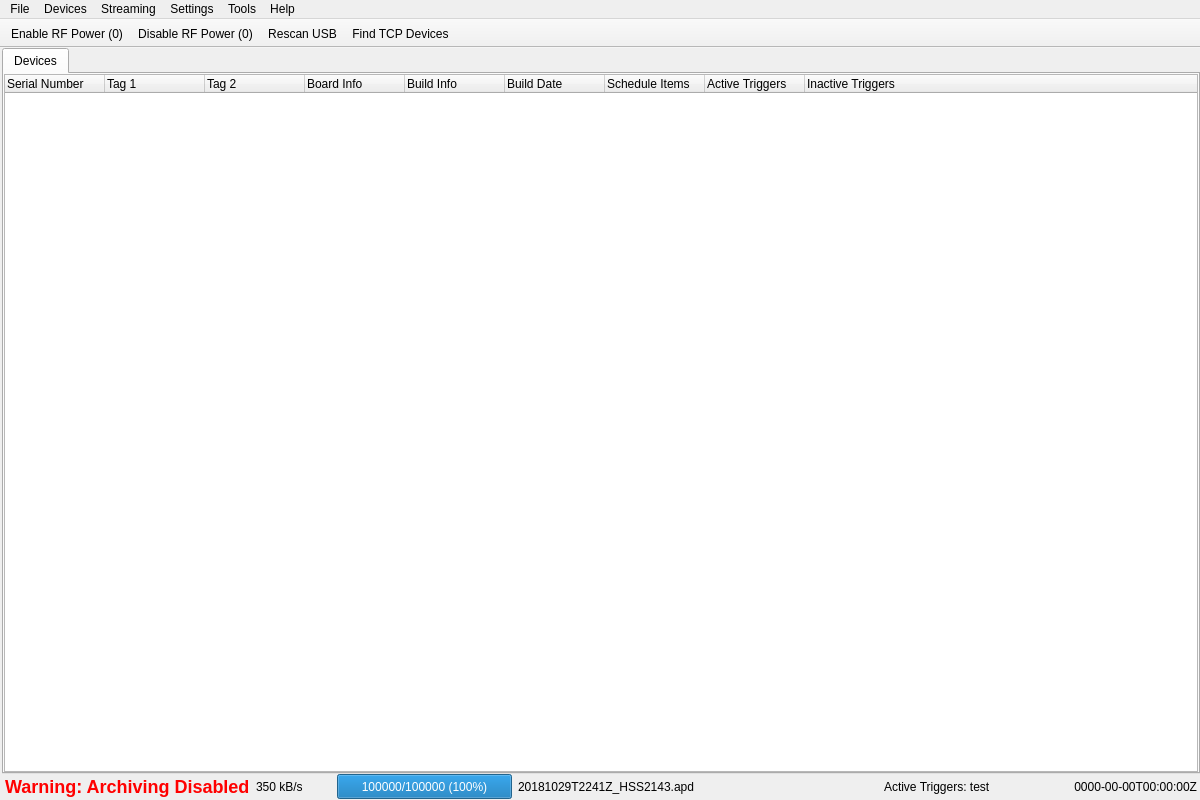
<?xml version="1.0" encoding="UTF-8"?>
<ui version="4.0">
 <class>PlotMainWindow</class>
 <widget class="QMainWindow" name="PlotMainWindow">
  <property name="geometry">
   <rect>
    <x>0</x>
    <y>0</y>
    <width>1200</width>
    <height>800</height>
   </rect>
  </property>
  <property name="windowTitle">
   <string>Acheron</string>
  </property>
  <widget class="QWidget" name="centralwidget">
   <layout class="QVBoxLayout" name="verticalLayout">
    <property name="spacing">
     <number>0</number>
    </property>
    <property name="leftMargin">
     <number>2</number>
    </property>
    <property name="topMargin">
     <number>0</number>
    </property>
    <property name="rightMargin">
     <number>0</number>
    </property>
    <property name="bottomMargin">
     <number>0</number>
    </property>
    <item>
     <widget class="QStackedWidget" name="stackedWidget">
      <property name="currentIndex">
       <number>0</number>
      </property>
      <widget class="QTabWidget" name="tabWidget">
       <widget class="QTreeWidget" name="treeWidget">
        <property name="expandsOnDoubleClick">
         <bool>false</bool>
        </property>
        <attribute name="title">
         <string>Devices</string>
        </attribute>
        <column>
         <property name="text">
          <string>Serial Number</string>
         </property>
        </column>
        <column>
         <property name="text">
          <string>Tag 1</string>
         </property>
        </column>
        <column>
         <property name="text">
          <string>Tag 2</string>
         </property>
        </column>
        <column>
         <property name="text">
          <string>Board Info</string>
         </property>
        </column>
        <column>
         <property name="text">
          <string>Build Info</string>
         </property>
        </column>
        <column>
         <property name="text">
          <string>Build Date</string>
         </property>
        </column>
        <column>
         <property name="text">
          <string>Schedule Items</string>
         </property>
        </column>
        <column>
         <property name="text">
          <string>Active Triggers</string>
         </property>
        </column>
        <column>
         <property name="text">
          <string>Inactive Triggers</string>
         </property>
        </column>
       </widget>
      </widget>
      <widget class="QWidget" name="logoPage">
       <layout class="QVBoxLayout" name="verticalLayout_3" stretch="1,5,1">
        <property name="spacing">
         <number>0</number>
        </property>
        <property name="leftMargin">
         <number>0</number>
        </property>
        <property name="topMargin">
         <number>0</number>
        </property>
        <property name="rightMargin">
         <number>0</number>
        </property>
        <property name="bottomMargin">
         <number>0</number>
        </property>
        <item>
         <spacer name="verticalSpacer">
          <property name="orientation">
           <enum>Qt::Vertical</enum>
          </property>
          <property name="sizeHint" stdset="0">
           <size>
            <width>0</width>
            <height>101</height>
           </size>
          </property>
         </spacer>
        </item>
        <item>
         <layout class="QVBoxLayout" name="logoLayout"/>
        </item>
        <item>
         <spacer name="verticalSpacer_2">
          <property name="orientation">
           <enum>Qt::Vertical</enum>
          </property>
          <property name="sizeHint" stdset="0">
           <size>
            <width>0</width>
            <height>101</height>
           </size>
          </property>
         </spacer>
        </item>
       </layout>
      </widget>
     </widget>
    </item>
    <item>
     <layout class="QHBoxLayout" name="horizontalLayout_2">
      <property name="spacing">
       <number>6</number>
      </property>
      <property name="leftMargin">
       <number>3</number>
      </property>
      <property name="rightMargin">
       <number>3</number>
      </property>
      <property name="bottomMargin">
       <number>1</number>
      </property>
      <item>
       <widget class="QLabel" name="warningLabel">
        <property name="styleSheet">
         <string notr="true">QLabel { color : red ; font-weight : bold ; font-size : 18px ; }</string>
        </property>
        <property name="text">
         <string>Warning: Archiving Disabled</string>
        </property>
       </widget>
      </item>
      <item>
       <widget class="QLabel" name="uploadRateLabel">
        <property name="minimumSize">
         <size>
          <width>75</width>
          <height>25</height>
         </size>
        </property>
        <property name="text">
         <string>350 kB/s</string>
        </property>
       </widget>
      </item>
      <item>
       <widget class="QProgressBar" name="uploadProgress">
        <property name="sizePolicy">
         <sizepolicy hsizetype="Fixed" vsizetype="Fixed">
          <horstretch>0</horstretch>
          <verstretch>0</verstretch>
         </sizepolicy>
        </property>
        <property name="minimumSize">
         <size>
          <width>175</width>
          <height>25</height>
         </size>
        </property>
        <property name="maximum">
         <number>5957928</number>
        </property>
        <property name="value">
         <number>2359296</number>
        </property>
        <property name="alignment">
         <set>Qt::AlignCenter</set>
        </property>
        <property name="format">
         <string>%v/%m (%p%)</string>
        </property>
       </widget>
      </item>
      <item>
       <widget class="QLabel" name="uploadNameLabel">
        <property name="text">
         <string>20181029T2241Z_HSS2143.apd</string>
        </property>
       </widget>
      </item>
      <item>
       <spacer name="horizontalSpacer_3">
        <property name="orientation">
         <enum>Qt::Horizontal</enum>
        </property>
        <property name="sizeHint" stdset="0">
         <size>
          <width>0</width>
          <height>20</height>
         </size>
        </property>
       </spacer>
      </item>
      <item>
       <widget class="QLabel" name="activeTriggerLabel">
        <property name="text">
         <string>Active Triggers: test</string>
        </property>
       </widget>
      </item>
      <item>
       <widget class="QLabel" name="datetimeLabel">
        <property name="sizePolicy">
         <sizepolicy hsizetype="Fixed" vsizetype="Preferred">
          <horstretch>0</horstretch>
          <verstretch>0</verstretch>
         </sizepolicy>
        </property>
        <property name="minimumSize">
         <size>
          <width>200</width>
          <height>0</height>
         </size>
        </property>
        <property name="text">
         <string>0000-00-00T00:00:00Z</string>
        </property>
        <property name="alignment">
         <set>Qt::AlignRight|Qt::AlignTrailing|Qt::AlignVCenter</set>
        </property>
       </widget>
      </item>
     </layout>
    </item>
   </layout>
  </widget>
  <widget class="QMenuBar" name="menubar">
   <property name="geometry">
    <rect>
     <x>0</x>
     <y>0</y>
     <width>1200</width>
     <height>22</height>
    </rect>
   </property>
   <widget class="QMenu" name="menuFile">
    <property name="title">
     <string>File</string>
    </property>
    <addaction name="actionExit"/>
   </widget>
   <widget class="QMenu" name="menuStreaming">
    <property name="title">
     <string>Streaming</string>
    </property>
    <addaction name="actionDisableStreaming"/>
    <addaction name="actionDisableArchiving"/>
   </widget>
   <widget class="QMenu" name="menuSettings">
    <property name="title">
     <string>Settings</string>
    </property>
    <addaction name="actionClosableTabs"/>
    <addaction name="actionReloadSchedule"/>
    <addaction name="actionPreferences"/>
   </widget>
   <widget class="QMenu" name="menuHelp">
    <property name="title">
     <string>Help</string>
    </property>
    <widget class="QMenu" name="menuCheckForUpdates">
     <property name="title">
      <string>Check for Updates</string>
     </property>
     <addaction name="actionUpdateLatestStable"/>
     <addaction name="actionUpdateCurrentBranch"/>
     <addaction name="actionUpdateSpecificBranch"/>
     <addaction name="actionUpdateSpecificCommit"/>
    </widget>
    <addaction name="menuCheckForUpdates"/>
    <addaction name="separator"/>
    <addaction name="actionChannelTable"/>
    <addaction name="separator"/>
    <addaction name="actionShowLogs"/>
    <addaction name="actionShowConfig"/>
    <addaction name="separator"/>
    <addaction name="actionAbout"/>
   </widget>
   <widget class="QMenu" name="menuDevices">
    <property name="title">
     <string>Devices</string>
    </property>
    <addaction name="actionRescanUSB"/>
    <addaction name="actionFindTCPDevices"/>
    <addaction name="actionConnectTCPDevice"/>
   </widget>
   <widget class="QMenu" name="menuTools">
    <property name="title">
     <string>Tools</string>
    </property>
    <widget class="QMenu" name="menuMarkForUpload">
     <property name="title">
      <string>Mark for Upload</string>
     </property>
     <addaction name="actionMarkFiles"/>
     <addaction name="actionMarkDirectory"/>
    </widget>
    <addaction name="actionDownloadFirmware"/>
    <addaction name="separator"/>
    <addaction name="menuMarkForUpload"/>
   </widget>
   <addaction name="menuFile"/>
   <addaction name="menuDevices"/>
   <addaction name="menuStreaming"/>
   <addaction name="menuSettings"/>
   <addaction name="menuTools"/>
   <addaction name="menuHelp"/>
  </widget>
  <widget class="QToolBar" name="toolBar">
   <property name="sizePolicy">
    <sizepolicy hsizetype="MinimumExpanding" vsizetype="Fixed">
     <horstretch>0</horstretch>
     <verstretch>0</verstretch>
    </sizepolicy>
   </property>
   <property name="movable">
    <bool>false</bool>
   </property>
   <property name="iconSize">
    <size>
     <width>24</width>
     <height>24</height>
    </size>
   </property>
   <property name="toolButtonStyle">
    <enum>Qt::ToolButtonTextBesideIcon</enum>
   </property>
   <property name="floatable">
    <bool>false</bool>
   </property>
   <attribute name="toolBarArea">
    <enum>TopToolBarArea</enum>
   </attribute>
   <attribute name="toolBarBreak">
    <bool>false</bool>
   </attribute>
   <addaction name="actionEnableRFPower"/>
   <addaction name="actionDisableRFPower"/>
   <addaction name="actionRescanUSB"/>
   <addaction name="actionFindTCPDevices"/>
  </widget>
  <action name="actionRescanUSB">
   <property name="text">
    <string>Rescan USB</string>
   </property>
  </action>
  <action name="actionExit">
   <property name="text">
    <string>Exit</string>
   </property>
  </action>
  <action name="actionPreferences">
   <property name="text">
    <string>Preferences...</string>
   </property>
  </action>
  <action name="actionAbout">
   <property name="text">
    <string>About...</string>
   </property>
  </action>
  <action name="actionDisableStreaming">
   <property name="checkable">
    <bool>true</bool>
   </property>
   <property name="text">
    <string>Disable Streaming</string>
   </property>
  </action>
  <action name="actionDisableArchiving">
   <property name="checkable">
    <bool>true</bool>
   </property>
   <property name="text">
    <string>Disable Archiving</string>
   </property>
  </action>
  <action name="actionFindTCPDevices">
   <property name="text">
    <string>Find TCP Devices...</string>
   </property>
  </action>
  <action name="actionEnableRFPower">
   <property name="text">
    <string>Enable RF Power (0)</string>
   </property>
  </action>
  <action name="actionDisableRFPower">
   <property name="text">
    <string>Disable RF Power (0)</string>
   </property>
  </action>
  <action name="actionClosableTabs">
   <property name="checkable">
    <bool>true</bool>
   </property>
   <property name="text">
    <string>Easy Close Tabs</string>
   </property>
  </action>
  <action name="actionUpdateLatestStable">
   <property name="text">
    <string>Latest Stable</string>
   </property>
  </action>
  <action name="actionUpdateSpecificBranch">
   <property name="text">
    <string>Specific Branch...</string>
   </property>
  </action>
  <action name="actionUpdateSpecificCommit">
   <property name="text">
    <string>Specific Commit..</string>
   </property>
  </action>
  <action name="actionUpdateCurrentBranch">
   <property name="text">
    <string>Latest branch</string>
   </property>
  </action>
  <action name="actionDownloadFirmware">
   <property name="text">
    <string>Download Firmware...</string>
   </property>
  </action>
  <action name="actionMarkFiles">
   <property name="text">
    <string>Mark Files...</string>
   </property>
  </action>
  <action name="actionMarkDirectory">
   <property name="text">
    <string>Mark Directory...</string>
   </property>
  </action>
  <action name="actionConnectTCPDevice">
   <property name="text">
    <string>Manually Connect TCP Device...</string>
   </property>
  </action>
  <action name="actionChannelTable">
   <property name="text">
    <string>Channel Table...</string>
   </property>
  </action>
  <action name="actionShowLogs">
   <property name="text">
    <string>Show Logs on Disk...</string>
   </property>
   <property name="toolTip">
    <string>Show Logs on Disk</string>
   </property>
  </action>
  <action name="actionShowConfig">
   <property name="text">
    <string>Show Config on Disk...</string>
   </property>
  </action>
  <action name="actionReloadSchedule">
   <property name="text">
    <string>Reload Schedule From Disk</string>
   </property>
  </action>
 </widget>
 <resources/>
 <connections>
  <connection>
   <sender>actionExit</sender>
   <signal>triggered()</signal>
   <receiver>PlotMainWindow</receiver>
   <slot>close()</slot>
   <hints>
    <hint type="sourcelabel">
     <x>-1</x>
     <y>-1</y>
    </hint>
    <hint type="destinationlabel">
     <x>373</x>
     <y>252</y>
    </hint>
   </hints>
  </connection>
 </connections>
</ui>
